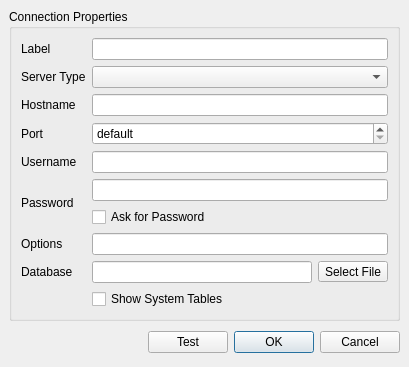
<?xml version="1.0" encoding="UTF-8"?>
<ui version="4.0">
 <class>WConnection</class>
 <widget class="QDialog" name="WConnection">
  <property name="geometry">
   <rect>
    <x>0</x>
    <y>0</y>
    <width>409</width>
    <height>362</height>
   </rect>
  </property>
  <property name="windowTitle">
   <string>Connection Properties</string>
  </property>
  <property name="windowIcon">
   <iconset resource="QtSqlView.qrc">
    <normaloff>:/img/conn.png</normaloff>:/img/conn.png</iconset>
  </property>
  <layout class="QVBoxLayout">
   <property name="spacing">
    <number>6</number>
   </property>
   <property name="leftMargin">
    <number>9</number>
   </property>
   <property name="topMargin">
    <number>9</number>
   </property>
   <property name="rightMargin">
    <number>9</number>
   </property>
   <property name="bottomMargin">
    <number>9</number>
   </property>
   <item>
    <widget class="QGroupBox" name="groupBox">
     <property name="title">
      <string>Connection Properties</string>
     </property>
     <layout class="QGridLayout">
      <property name="leftMargin">
       <number>9</number>
      </property>
      <property name="topMargin">
       <number>9</number>
      </property>
      <property name="rightMargin">
       <number>9</number>
      </property>
      <property name="bottomMargin">
       <number>9</number>
      </property>
      <property name="spacing">
       <number>6</number>
      </property>
      <item row="2" column="0">
       <widget class="QLabel" name="labelHostname">
        <property name="text">
         <string>Hostname</string>
        </property>
        <property name="buddy">
         <cstring>editHostname</cstring>
        </property>
       </widget>
      </item>
      <item row="8" column="0">
       <widget class="QLabel" name="labelDatabase">
        <property name="text">
         <string>Database</string>
        </property>
        <property name="buddy">
         <cstring>editDatabase</cstring>
        </property>
       </widget>
      </item>
      <item row="5" column="0" rowspan="2">
       <widget class="QLabel" name="label6">
        <property name="text">
         <string>Password</string>
        </property>
        <property name="buddy">
         <cstring>editPassword</cstring>
        </property>
       </widget>
      </item>
      <item row="4" column="1" colspan="2">
       <widget class="QLineEdit" name="editUsername"/>
      </item>
      <item row="8" column="2">
       <widget class="QToolButton" name="buttonSelectFile">
        <property name="text">
         <string>Select File</string>
        </property>
        <property name="icon">
         <iconset resource="QtSqlView.qrc">
          <normaloff>:/img/diropen.png</normaloff>:/img/diropen.png</iconset>
        </property>
       </widget>
      </item>
      <item row="0" column="1" colspan="2">
       <widget class="QLineEdit" name="editLabel"/>
      </item>
      <item row="3" column="0">
       <widget class="QLabel" name="label3">
        <property name="text">
         <string>Port</string>
        </property>
        <property name="buddy">
         <cstring>spinPort</cstring>
        </property>
       </widget>
      </item>
      <item row="2" column="1" colspan="2">
       <widget class="QLineEdit" name="editHostname"/>
      </item>
      <item row="9" column="1" colspan="2">
       <widget class="QCheckBox" name="checkSysTables">
        <property name="text">
         <string>Show System Tables</string>
        </property>
       </widget>
      </item>
      <item row="4" column="0">
       <widget class="QLabel" name="label5">
        <property name="text">
         <string>Username</string>
        </property>
        <property name="buddy">
         <cstring>editUsername</cstring>
        </property>
       </widget>
      </item>
      <item row="0" column="0">
       <widget class="QLabel" name="label1">
        <property name="text">
         <string>Label</string>
        </property>
        <property name="buddy">
         <cstring>editLabel</cstring>
        </property>
       </widget>
      </item>
      <item row="5" column="1" colspan="2">
       <widget class="QLineEdit" name="editPassword">
        <property name="echoMode">
         <enum>QLineEdit::Password</enum>
        </property>
       </widget>
      </item>
      <item row="3" column="1" colspan="2">
       <widget class="QSpinBox" name="spinPort">
        <property name="buttonSymbols">
         <enum>QAbstractSpinBox::UpDownArrows</enum>
        </property>
        <property name="specialValueText">
         <string>default</string>
        </property>
        <property name="minimum">
         <number>0</number>
        </property>
        <property name="maximum">
         <number>65535</number>
        </property>
        <property name="value">
         <number>0</number>
        </property>
       </widget>
      </item>
      <item row="6" column="1" colspan="2">
       <widget class="QCheckBox" name="checkAskPassword">
        <property name="text">
         <string>Ask for Password</string>
        </property>
       </widget>
      </item>
      <item row="1" column="1" colspan="2">
       <widget class="QComboBox" name="comboType"/>
      </item>
      <item row="1" column="0">
       <widget class="QLabel" name="label4">
        <property name="text">
         <string>Server Type</string>
        </property>
        <property name="buddy">
         <cstring>comboType</cstring>
        </property>
       </widget>
      </item>
      <item row="8" column="1">
       <widget class="QLineEdit" name="editDatabase"/>
      </item>
      <item row="7" column="1" colspan="2">
       <widget class="QLineEdit" name="editOptions"/>
      </item>
      <item row="7" column="0">
       <widget class="QLabel" name="label">
        <property name="text">
         <string>Options</string>
        </property>
       </widget>
      </item>
     </layout>
    </widget>
   </item>
   <item>
    <layout class="QHBoxLayout">
     <property name="spacing">
      <number>6</number>
     </property>
     <property name="leftMargin">
      <number>0</number>
     </property>
     <property name="topMargin">
      <number>0</number>
     </property>
     <property name="rightMargin">
      <number>0</number>
     </property>
     <property name="bottomMargin">
      <number>0</number>
     </property>
     <item>
      <spacer>
       <property name="orientation">
        <enum>Qt::Horizontal</enum>
       </property>
       <property name="sizeHint" stdset="0">
        <size>
         <width>131</width>
         <height>31</height>
        </size>
       </property>
      </spacer>
     </item>
     <item>
      <widget class="QPushButton" name="testButton">
       <property name="text">
        <string>Test</string>
       </property>
      </widget>
     </item>
     <item>
      <widget class="QPushButton" name="okButton">
       <property name="text">
        <string>OK</string>
       </property>
       <property name="default">
        <bool>true</bool>
       </property>
      </widget>
     </item>
     <item>
      <widget class="QPushButton" name="cancelButton">
       <property name="text">
        <string>Cancel</string>
       </property>
      </widget>
     </item>
    </layout>
   </item>
  </layout>
 </widget>
 <tabstops>
  <tabstop>editLabel</tabstop>
  <tabstop>comboType</tabstop>
  <tabstop>editHostname</tabstop>
  <tabstop>spinPort</tabstop>
  <tabstop>editUsername</tabstop>
  <tabstop>editPassword</tabstop>
  <tabstop>checkAskPassword</tabstop>
  <tabstop>editDatabase</tabstop>
  <tabstop>buttonSelectFile</tabstop>
  <tabstop>checkSysTables</tabstop>
  <tabstop>testButton</tabstop>
  <tabstop>okButton</tabstop>
  <tabstop>cancelButton</tabstop>
 </tabstops>
 <resources>
  <include location="QtSqlView.qrc"/>
 </resources>
 <connections>
  <connection>
   <sender>cancelButton</sender>
   <signal>clicked()</signal>
   <receiver>WConnection</receiver>
   <slot>reject()</slot>
   <hints>
    <hint type="sourcelabel">
     <x>398</x>
     <y>350</y>
    </hint>
    <hint type="destinationlabel">
     <x>179</x>
     <y>282</y>
    </hint>
   </hints>
  </connection>
 </connections>
</ui>
